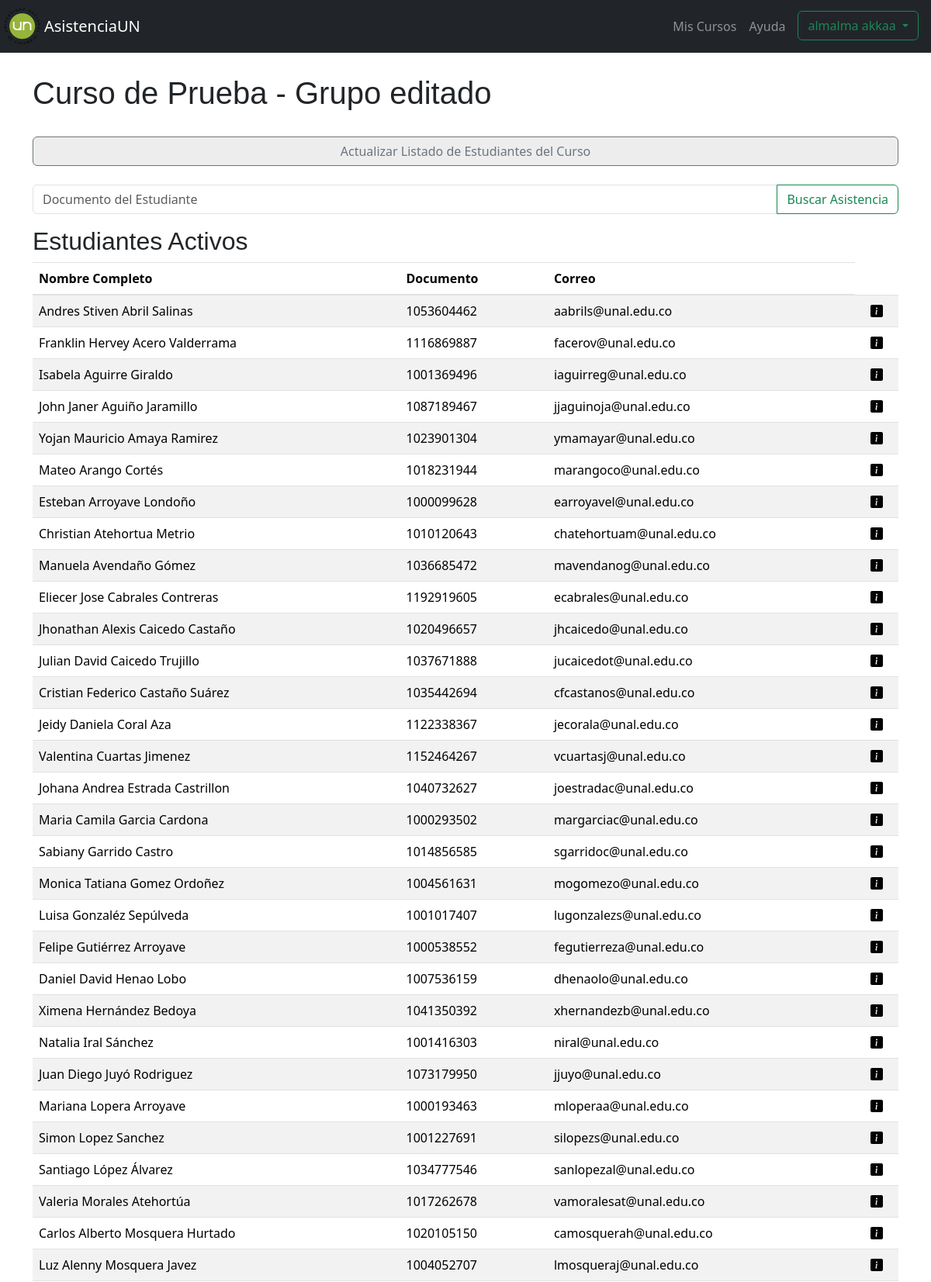
The page /listar_estudiantes_curso/21/ (signed in, upper part) on the database its author committed.
### myapp/models.py (models this page shows)
class Profesores(models.Model):
    user = models.OneToOneField(User, on_delete=models.CASCADE,null=True)
    documento_profesor = models.CharField(max_length=20, null=False)
    nombres_profesor = models.CharField(max_length=100, null=False)
    apellidos_profesor = models.CharField(max_length=100, null=False)

class Grupos(models.Model):
    id_grupo = models.AutoField(primary_key=True)
    nombre_grupo = models.CharField(max_length=100, null=False)
    curso_grupo = models.ForeignKey(Cursos, on_delete=models.CASCADE)
    estudiantes_grupo = models.ManyToManyField(Estudiantes, through='Inscripcion')

class Cursos(models.Model):
    id_curso = models.AutoField(primary_key=True)
    nombre_curso = models.CharField(max_length=100, null=False)
    anio_curso = models.IntegerField(null=False)
    semestre_curso = models.CharField(max_length=2, null=False, choices=[('1S', '1S'), ('2S', '2S')])
    fecha_creacion_curso = models.DateTimeField(auto_now_add=True)
    profesor_curso = models.ForeignKey(Profesores, on_delete=models.CASCADE)

class Estudiantes(models.Model):
    user = models.OneToOneField(User, on_delete=models.CASCADE,null=True)
    documento_estudiante = models.CharField(max_length=20, null=False)
    nombres_estudiante = models.CharField(max_length=100, null=False)
    apellidos_estudiante = models.CharField(max_length=100, null=False)
    plan_estudio = models.ForeignKey(PlanesEstudio, on_delete=models.CASCADE, null=True)

### myapp/views.py (the view)
# urls.py: path('listar_estudiantes_curso/<int:grupo>/', views.listar_estudiantes_curso,name="listar_estudiantes_curso"),
@login_required
def listar_estudiantes_curso(request,grupo):
    if  'profesor_id' in request.session:
        profesor = Profesores.objects.get(id=request.session['profesor_id'])
        grupo = Grupos.objects.get(id_grupo=grupo)
        try:
            if request.method == 'POST':
                if 'actualizarEstudiantes' in request.POST:
                    archivo = request.FILES['archivo_estudiantes']
                    actualizar = actualizar_estudiantes.actualizar_grupo_estudiantes(archivo, grupo.id_grupo)
                    cantidad=actualizar.ejecutar()
                    estudiantes_activos = grupo.estudiantes_grupo.filter(inscripcion__estado=True).order_by('apellidos_estudiante')
                    estudiantes_inactivos = grupo.estudiantes_grupo.filter(inscripcion__estado=False).order_by('apellidos_estudiante')
                    return render(request, 'profesores/listar_estudiantes_curso.html', {'grupo': grupo,'profesor': profesor, 'estudiantes_activos': estudiantes_activos,'estudiantes_inactivos':estudiantes_inactivos, 'mensaje_actualizacion': f'Estudiantes actualizados: {cantidad[0]} estudiantes nuevos, {cantidad[1]} estudiantes eliminados'})
            else:
                estudiantes_activos = grupo.estudiantes_grupo.filter(inscripcion__estado=True).order_by('apellidos_estudiante')
                estudiantes_inactivos = grupo.estudiantes_grupo.filter(inscripcion__estado=False).order_by('apellidos_estudiante')
                return render(request, 'profesores/listar_estudiantes_curso.html', {'grupo': grupo,'profesor': profesor, 'estudiantes_activos': estudiantes_activos,'estudiantes_inactivos':estudiantes_inactivos})
        except Exception as e:
            print(e)
            return redirect('informacion_curso',grupo=grupo.id_grupo)
    else:
        return redirect('index')

### myapp/templates/profesores/listar_estudiantes_curso.html (shortened to what this page needs)
{% extends "profesores/format.html" %}
{% block content %}
<div class="container mt-5 pt-5">
    <h1 class="pb-4">{{grupo.curso_grupo.nombre_curso}} - Grupo {{grupo.nombre_grupo}}</h1>
    <div class="d-grid gap-2 pb-4">
        <button type="button" class="btn btn-outline-secondary btn-validar-listado" data-bs-toggle="modal"
            data-bs-target="#actualizarEstudiantes">
            Actualizar Listado de Estudiantes del Curso
        </button>
    </div>
    <div class="input-group mb-3">
        <input type="text" class="form-control" aria-label="Search" placeholder="Documento del Estudiante"
            aria-describedby="search-button">
        <div class="input-group-append">
            <button class="btn btn-outline-success" type="button" id="search-button">Buscar Asistencia</button>
        </div>
    </div>
    <h2>Estudiantes Activos</h2>
    <div class="table-responsive">
    <table class="table table-striped table-hover">
        <thead>
            <tr>
                <th>Nombre Completo</th>
                <th>Documento</th>
                <th>Correo</th>
            </tr>
        </thead>
        <tbody>
            {% if estudiantes_activos %}
            {% for estudiante in estudiantes_activos %}
            <tr>
                <td>{{estudiante.nombres_estudiante}} {{estudiante.apellidos_estudiante}}</td>
                <td>{{estudiante.documento_estudiante}}</td>
                <td>{{estudiante.user.email}}</td>
                <td class="text-center"><i class="bi bi-info-square-fill" style="cursor: pointer;"></i></td>
            </tr>
            {% endfor %}
            {% endif %}
        </tbody>
    </table>
</div>
</div>
{% endblock %}

### myapp/templates/profesores/format.html (shortened to what this page needs)
{% load static %}
<!DOCTYPE html>
<html lang="en">
<head>
    <link rel="stylesheet" href="https://stackpath.bootstrapcdn.com/bootstrap/4.5.2/css/bootstrap.min.css">
    <link href="https://cdn.jsdelivr.net/npm/bootstrap@5.3.3/dist/css/bootstrap.min.css" rel="stylesheet">
    <link href="https://getbootstrap.com/docs/5.3/assets/css/docs.css" rel="stylesheet">
    <link rel="stylesheet" href="{% static 'css/formato.css'%}">
    <link href="https://cdn.jsdelivr.net/npm/bootstrap-icons@1.7.1/font/bootstrap-icons.css" rel="stylesheet">
</head>
<body>
    <nav class="navbar navbar-expand-lg navbar-dark bg-dark fixed-top">
        <img src="{% static 'img/logounal.png'%}" alt="Logo UNAL">
        <a class="navbar-brand" href="{% url 'cursos_estudiantes' %}">AsistenciaUN</a>
        <div class="collapse navbar-collapse" id="navbarNav">
            <ul class="navbar-nav ml-auto">
                <li class="nav-item">
                    <a class="nav-link" href="{% url 'cursos_estudiantes' %}">Mis Cursos</a>
                </li>
                <li class="nav-item">
                    <a class="nav-link" href="#">Ayuda</a>
                </li>
                <li class="nav-item pl-2 pr-3 ">
                    <div class="btn-group" role="group">
                        {% if profesor %}
                        <button type="button" class="btn btn-outline-success dropdown-toggle" data-bs-toggle="dropdown"
                            aria-expanded="false">
                            {{profesor.nombres_profesor}} {{profesor.apellidos_profesor}}
                        </button>
                        {% elif estudiante %}
                        <button type="button" class="btn btn-outline-success dropdown-toggle" data-bs-toggle="dropdown"
                            aria-expanded="false">
                            Nombres Apellidos Estudiante
                        </button>
                        {% endif %}
                    </div>
                </li>
            </ul>
        </div>
    </nav>
    {% block content %}
    {% endblock %}
</body>
</html>

### myapp/static/css/formato.css (style rules this page uses)
body h1,h2,h3 { font-family: 'AncizarSans-Bold', sans-serif; }
.btn-validar-listado { background-color: rgb(237, 237, 237); }

### rows shown on the page
Profesores: nombres_profesor "almalma", apellidos_profesor "akkaa"
Grupos: curso_grupo.nombre_curso "Curso de Prueba", nombre_grupo "editado"
Estudiantes: nombres_estudiante "Andres Stiven", apellidos_estudiante "Abril Salinas", documento_estudiante "1053604462", user.email "aabrils@unal.edu.co"
Estudiantes: nombres_estudiante "Franklin Hervey", apellidos_estudiante "Acero Valderrama", documento_estudiante "1116869887", user.email "facerov@unal.edu.co"
Estudiantes: nombres_estudiante "Isabela", apellidos_estudiante "Aguirre Giraldo", documento_estudiante "1001369496", user.email "iaguirreg@unal.edu.co"
Estudiantes: nombres_estudiante "John Janer", apellidos_estudiante "Aguiño Jaramillo", documento_estudiante "1087189467", user.email "jjaguinoja@unal.edu.co"
Estudiantes: nombres_estudiante "Yojan Mauricio", apellidos_estudiante "Amaya Ramirez", documento_estudiante "1023901304", user.email "ymamayar@unal.edu.co"
Estudiantes: nombres_estudiante "Mateo", apellidos_estudiante "Arango Cortés", documento_estudiante "1018231944", user.email "marangoco@unal.edu.co"
Estudiantes: nombres_estudiante "Esteban", apellidos_estudiante "Arroyave Londoño", documento_estudiante "1000099628", user.email "earroyavel@unal.edu.co"
Estudiantes: nombres_estudiante "Christian", apellidos_estudiante "Atehortua Metrio", documento_estudiante "1010120643", user.email "chatehortuam@unal.edu.co"
Estudiantes: nombres_estudiante "Manuela", apellidos_estudiante "Avendaño Gómez", documento_estudiante "1036685472", user.email "mavendanog@unal.edu.co"
Estudiantes: nombres_estudiante "Eliecer Jose", apellidos_estudiante "Cabrales Contreras", documento_estudiante "1192919605", user.email "ecabrales@unal.edu.co"
Estudiantes: nombres_estudiante "Jhonathan Alexis", apellidos_estudiante "Caicedo Castaño", documento_estudiante "1020496657", user.email "jhcaicedo@unal.edu.co"
Estudiantes: nombres_estudiante "Julian David", apellidos_estudiante "Caicedo Trujillo", documento_estudiante "1037671888", user.email "jucaicedot@unal.edu.co"
Estudiantes: nombres_estudiante "Cristian Federico", apellidos_estudiante "Castaño Suárez", documento_estudiante "1035442694", user.email "cfcastanos@unal.edu.co"
Estudiantes: nombres_estudiante "Jeidy Daniela", apellidos_estudiante "Coral Aza", documento_estudiante "1122338367", user.email "jecorala@unal.edu.co"
Estudiantes: nombres_estudiante "Valentina", apellidos_estudiante "Cuartas Jimenez", documento_estudiante "1152464267", user.email "vcuartasj@unal.edu.co"
Estudiantes: nombres_estudiante "Johana Andrea", apellidos_estudiante "Estrada Castrillon", documento_estudiante "1040732627", user.email "joestradac@unal.edu.co"
Estudiantes: nombres_estudiante "Maria Camila", apellidos_estudiante "Garcia Cardona", documento_estudiante "1000293502", user.email "margarciac@unal.edu.co"
Estudiantes: nombres_estudiante "Sabiany", apellidos_estudiante "Garrido Castro", documento_estudiante "1014856585", user.email "sgarridoc@unal.edu.co"
Estudiantes: nombres_estudiante "Monica Tatiana", apellidos_estudiante "Gomez Ordoñez", documento_estudiante "1004561631", user.email "mogomezo@unal.edu.co"
Estudiantes: nombres_estudiante "Luisa", apellidos_estudiante "Gonzaléz Sepúlveda", documento_estudiante "1001017407", user.email "lugonzalezs@unal.edu.co"
Estudiantes: nombres_estudiante "Felipe", apellidos_estudiante "Gutiérrez Arroyave", documento_estudiante "1000538552", user.email "fegutierreza@unal.edu.co"
Estudiantes: nombres_estudiante "Daniel David", apellidos_estudiante "Henao Lobo", documento_estudiante "1007536159", user.email "dhenaolo@unal.edu.co"
Estudiantes: nombres_estudiante "Ximena", apellidos_estudiante "Hernández Bedoya", documento_estudiante "1041350392", user.email "xhernandezb@unal.edu.co"
Estudiantes: nombres_estudiante "Natalia", apellidos_estudiante "Iral Sánchez", documento_estudiante "1001416303", user.email "niral@unal.edu.co"
Estudiantes: nombres_estudiante "Juan Diego", apellidos_estudiante "Juyó Rodriguez", documento_estudiante "1073179950", user.email "jjuyo@unal.edu.co"
Estudiantes: nombres_estudiante "Mariana", apellidos_estudiante "Lopera Arroyave", documento_estudiante "1000193463", user.email "mloperaa@unal.edu.co"
Estudiantes: nombres_estudiante "Simon", apellidos_estudiante "Lopez Sanchez", documento_estudiante "1001227691", user.email "silopezs@unal.edu.co"
Estudiantes: nombres_estudiante "Santiago", apellidos_estudiante "López Álvarez", documento_estudiante "1034777546", user.email "sanlopezal@unal.edu.co"
Estudiantes: nombres_estudiante "Valeria", apellidos_estudiante "Morales Atehortúa", documento_estudiante "1017262678", user.email "vamoralesat@unal.edu.co"
Estudiantes: nombres_estudiante "Carlos Alberto", apellidos_estudiante "Mosquera Hurtado", documento_estudiante "1020105150", user.email "camosquerah@unal.edu.co"
Estudiantes: nombres_estudiante "Luz Alenny", apellidos_estudiante "Mosquera Javez", documento_estudiante "1004052707", user.email "lmosqueraj@unal.edu.co"
